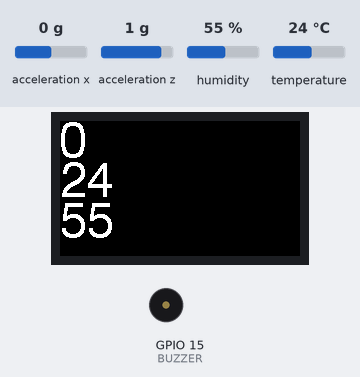
The program below on a simulated ESP32. Shown: 240×135 colour display, buzzer (waves = sounding). The inputs (shaded band) are chosen by the test bench; at power-on: acceleration z 1 g, acceleration x 0 g, humidity 55 %, temperature 24 °C. WiFi joins after 1.5 s; servers stay silent unless stated; uploads are accepted with an empty reply; what the program prints to the serial monitor is not drawn.

Above: at 3.8 s.
3.9 s: acceleration z set to 0.1 g
5.5 s: acceleration z set to -0.2 g
At 7.0 s:
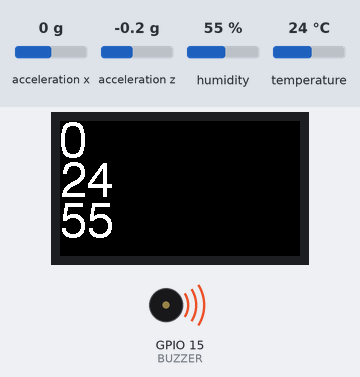
7.4 s: acceleration x set to 0.8 g
At 8.1 s:
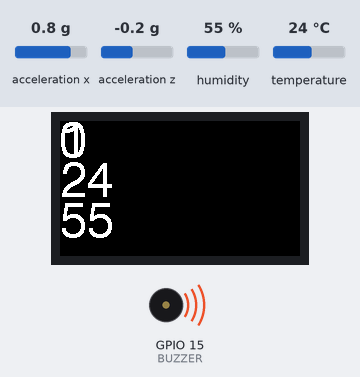
9.7 s: humidity set to 22 %
At 10.4 s:
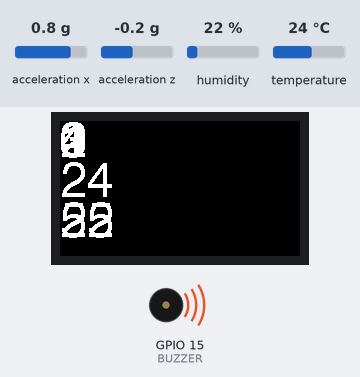
12.1 s: temperature set to 12 °C
At 12.6 s:
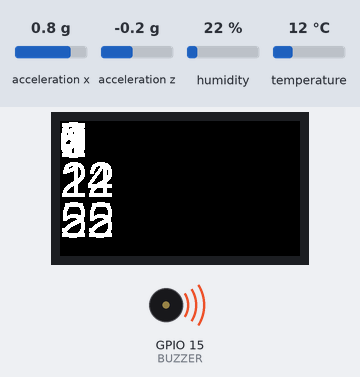
Timing chart, 0 to 15.1 s (numbered marks = the images above; inputs shaded):
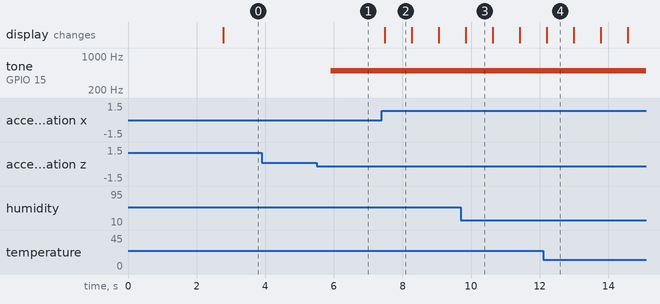

Measured:
- the behaviour switches between 0 and -0.1 g on acceleration z (found by bisection; images 0 and 1)
- after the input at 3.9 s, every drawn part: stays the same
- after the input at 5.5 s, tone on GPIO 15 (BUZZER): silent → 500 Hz after 0.41 s
- after the input at 7.4 s, the display: changes after 0.09 s (image 2)
- what the display in image 2 shows lasts 0.8 s, from 7.5 s to 8.3 s

The program:

main.cpp
```cpp
#include <Arduino.h>
#include <SparkFunLSM6DS3.h>
#include <Wire.h>
#include <SPI.h>
#include <WiFi.h>
#include <HttpClient.h>
#include <Adafruit_AHTX0.h>
#include <TFT_eSPI.h>
#define BUZZER 15

char ssid[] = "WIFI NAME";    // your network SSID (name)
char pass[] = "WIFI PASSWORD"; // your network password (use for WPA, or use as key for WEP)

const IPAddress kIP = IPAddress(255, 255, 255, 255); // your AWS public IP address

const uint16_t kPort = 5000;
char kPath[50] = "/?time=0&temp=20&humid=50&step=0"; // default server input val

// Number of milliseconds to wait without receiving any data before we give up
const int kNetworkTimeout = 30*1000;
// Number of milliseconds to wait if no data is available before trying again
const int kNetworkDelay = 1000;

LSM6DS3 myIMU;
Adafruit_AHTX0 aht;
int count = 0;
int t = 0;
float stepVal = 0.50;
float fall = 1;
TFT_eSPI TFT = TFT_eSPI();

void setup() {
  Serial.begin(115200);

  // temp humidity sensor set up
  if (! aht.begin()) {
    Serial.println("Could not find AHT? Check wiring");
    while (1) delay(10);
  }
  Serial.println("AHT10 or AHT20 found");

  // buzzer set up
  ledcSetup(0, 1E5, 12);
  ledcAttachPin(BUZZER, 0);

  // screan set up
  TFT.init();
  TFT.setRotation(3);
  TFT.fillScreen(TFT_BLACK);
  TFT.setTextFont(6);

  // gyroscope set up
  myIMU.begin();

  // connecting to a WiFi network
  delay(1000);
  Serial.println();
  Serial.println();
  Serial.print("Connecting to ");
  Serial.println(ssid);

  WiFi.begin(ssid, pass);

  while (WiFi.status() != WL_CONNECTED) {
      delay(500);
      Serial.print(".");
  }

  Serial.println("");
  Serial.println("WiFi connected");
  Serial.println("IP address: ");
  Serial.println(WiFi.localIP());
  Serial.println("MAC address: ");
  Serial.println(WiFi.macAddress());
}

void loop() {
  // check temp and humidity
  sensors_event_t humidity, temp;
  aht.getEvent(&humidity, &temp);// populate temp and humidity objects with fresh data
  Serial.print("Temperature: "); Serial.print(temp.temperature); Serial.println(" degrees C");
  Serial.print("Humidity: "); Serial.print(humidity.relative_humidity); Serial.println("% rH");

  // count step
  float x = myIMU.readFloatAccelX();
  float z = myIMU.readFloatAccelZ();

  if (x > stepVal){
      count++;
  }

  // buzzer check
  Serial.println(z);
  if (abs(z - 1) > fall){
    ledcWriteTone(0, 500);
  }else{
    ledcWriteTone(0, 0);
  }

  Serial.print("step: ");
  Serial.println(count);

  // update screan display
  TFT.drawNumber(count, 0, 0);
  TFT.drawNumber(temp.temperature, 0, 40);
  TFT.drawNumber(humidity.relative_humidity, 0, 80);

  delay(250);

  // server data upload
  String path = "/?time=" + String(t) + "&temp=" + String(temp.temperature) + "&humid=" + String(humidity.relative_humidity) + "&step=" + String(count);
  path.toCharArray(kPath, 50); // create path

  int err =0;

  WiFiClient c;
  HttpClient http(c);

  err = http.get(kIP, NULL, kPort, kPath);
  if (err == 0)
  {
    Serial.println("startedRequest ok");

    err = http.responseStatusCode();
    if (err >= 0)
    {
      Serial.print("Got status code: ");
      Serial.println(err);

      // Usually you'd check that the response code is 200 or a
      // similar "success" code (200-299) before carrying on,
      // but we'll print out whatever response we get

      err = http.skipResponseHeaders();
      if (err >= 0)
      {
        int bodyLen = http.contentLength();
        Serial.print("Content length is: ");
        Serial.println(bodyLen);
        Serial.println();
        Serial.println("Body returned follows:");

        // Now we've got to the body, so we can print it out
        unsigned long timeoutStart = millis();
        char c;
        // Whilst we haven't timed out & haven't reached the end of the body
        while ( (http.connected() || http.available()) &&
               ((millis() - timeoutStart) < kNetworkTimeout) )
        {
            if (http.available())
            {
                c = http.read();
                // Print out this character
                Serial.print(c);

                bodyLen--;
                // We read something, reset the timeout counter
                timeoutStart = millis();
            }
            else
            {
                // We haven't got any data, so let's pause to allow some to
                // arrive
                delay(kNetworkDelay);
            }
        }
      }
      else
      {
        Serial.print("Failed to skip response headers: ");
        Serial.println(err);
      }
    }
    else
    {
      Serial.print("Getting response failed: ");
      Serial.println(err);
    }
  }
  else
  {
    Serial.print("Connect failed: ");
    Serial.println(err);
  }
  http.stop(); // And just stop, now that we've tried a download

  delay(250);
  t++; // increase the timer by 1
}
```
